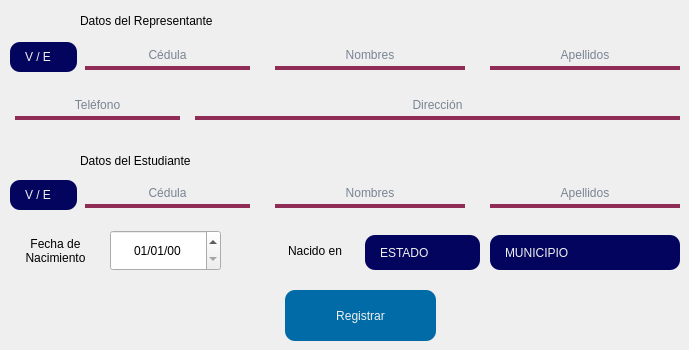
       <widget class="QWidget" name="Cedulado">
        <property name="styleSheet">
         <string notr="true"/>
        </property>
        <widget class="QDateEdit" name="StudB_In">
         <property name="geometry">
          <rect>
           <x>110</x>
           <y>230</y>
           <width>111</width>
           <height>41</height>
          </rect>
         </property>
         <property name="focusPolicy">
          <enum>Qt::NoFocus</enum>
         </property>
         <property name="styleSheet">
          <string notr="true">font: 14pt &quot;Arial&quot;;</string>
         </property>
         <property name="alignment">
          <set>Qt::AlignCenter</set>
         </property>
         <property name="buttonSymbols">
          <enum>QAbstractSpinBox::UpDownArrows</enum>
         </property>
         <property name="maximumDateTime">
          <datetime>
           <hour>23</hour>
           <minute>59</minute>
           <second>59</second>
           <year>2023</year>
           <month>12</month>
           <day>31</day>
          </datetime>
         </property>
         <property name="minimumDateTime">
          <datetime>
           <hour>0</hour>
           <minute>0</minute>
           <second>0</second>
           <year>1950</year>
           <month>1</month>
           <day>1</day>
          </datetime>
         </property>
         <property name="displayFormat">
          <string>dd/MM/yy</string>
         </property>
         <property name="calendarPopup">
          <bool>false</bool>
         </property>
         <property name="currentSectionIndex">
          <number>0</number>
         </property>
         <property name="timeSpec">
          <enum>Qt::LocalTime</enum>
         </property>
         <property name="date">
          <date>
           <year>2000</year>
           <month>1</month>
           <day>1</day>
          </date>
         </property>
        </widget>
        <widget class="QLineEdit" name="RepTlf_In">
         <property name="geometry">
          <rect>
           <x>15</x>
           <y>90</y>
           <width>165</width>
           <height>30</height>
          </rect>
         </property>
         <property name="styleSheet">
          <string notr="true">background-color: transparent;
color: #011936;
font: 13pt &quot;Arial&quot;;
border: 4px solid Transparent;
border-bottom-color: #8F2D56;</string>
         </property>
         <property name="maxLength">
          <number>11</number>
         </property>
         <property name="cursorPosition">
          <number>0</number>
         </property>
         <property name="alignment">
          <set>Qt::AlignCenter</set>
         </property>
         <property name="placeholderText">
          <string>Teléfono</string>
         </property>
        </widget>
        <widget class="QLabel" name="label_13">
         <property name="geometry">
          <rect>
           <x>80</x>
           <y>10</y>
           <width>193</width>
           <height>21</height>
          </rect>
         </property>
         <property name="styleSheet">
          <string notr="true">font: bold 12pt &quot;Arial&quot;;</string>
         </property>
         <property name="text">
          <string>Datos del Representante</string>
         </property>
        </widget>
        <widget class="QLabel" name="label_14">
         <property name="geometry">
          <rect>
           <x>80</x>
           <y>150</y>
           <width>162</width>
           <height>21</height>
          </rect>
         </property>
         <property name="styleSheet">
          <string notr="true">font: bold 12pt &quot;Arial&quot;;</string>
         </property>
         <property name="text">
          <string>Datos del Estudiante</string>
         </property>
        </widget>
        <widget class="QLabel" name="label_15">
         <property name="geometry">
          <rect>
           <x>10</x>
           <y>230</y>
           <width>91</width>
           <height>41</height>
          </rect>
         </property>
         <property name="styleSheet">
          <string notr="true">font: 15px &quot;Arial&quot;;</string>
         </property>
         <property name="text">
          <string>Fecha de
Nacimiento</string>
         </property>
         <property name="alignment">
          <set>Qt::AlignCenter</set>
         </property>
        </widget>
        <widget class="QComboBox" name="Stud_City">
         <property name="geometry">
          <rect>
           <x>490</x>
           <y>235</y>
           <width>190</width>
           <height>35</height>
          </rect>
         </property>
         <property name="styleSheet">
          <string notr="true">QComboBox { 
	border-radius: 10px;
	background: #03045e;
	color: #F0F0F0;
	padding-left: 15px;
	font: 10pt &quot;Arial&quot;;
}

QComboBox QAbstractItemView{
	background-color: #3E6D9C;
	color: #F0F0F0;
 
	selection-background-color: #3E6D9C;
	selection-color: #3E6D9C;
	
	font: bold 13pt &quot;Arial&quot;;
	color: #F0F0F0;
}

QComboBox::drop-down {
	border: 0px;
}
</string>
         </property>
         <item>
          <property name="text">
           <string>MUNICIPIO</string>
          </property>
         </item>
        </widget>
        <widget class="QLineEdit" name="RepN_In">
         <property name="geometry">
          <rect>
           <x>275</x>
           <y>40</y>
           <width>190</width>
           <height>30</height>
          </rect>
         </property>
         <property name="styleSheet">
          <string notr="true">background-color: transparent;
color: #011936;
font: 13pt &quot;Arial&quot;;
border: 4px solid Transparent;
border-bottom-color: #8F2D56;</string>
         </property>
         <property name="text">
          <string/>
         </property>
         <property name="maxLength">
          <number>30</number>
         </property>
         <property name="alignment">
          <set>Qt::AlignCenter</set>
         </property>
         <property name="placeholderText">
          <string>Nombres</string>
         </property>
        </widget>
        <widget class="QLineEdit" name="StudL_In">
         <property name="geometry">
          <rect>
           <x>490</x>
           <y>178</y>
           <width>190</width>
           <height>30</height>
          </rect>
         </property>
         <property name="styleSheet">
          <string notr="true">background-color: transparent;
color: #011936;
font: 13pt &quot;Arial&quot;;
border: 4px solid Transparent;
border-bottom-color: #8F2D56;</string>
         </property>
         <property name="text">
          <string/>
         </property>
         <property name="maxLength">
          <number>30</number>
         </property>
         <property name="alignment">
          <set>Qt::AlignCenter</set>
         </property>
         <property name="placeholderText">
          <string>Apellidos</string>
         </property>
        </widget>
        <widget class="QLineEdit" name="RepL_In">
         <property name="geometry">
          <rect>
           <x>490</x>
           <y>40</y>
           <width>190</width>
           <height>30</height>
          </rect>
         </property>
         <property name="styleSheet">
          <string notr="true">background-color: transparent;
color: #011936;
font: 13pt &quot;Arial&quot;;
border: 4px solid Transparent;
border-bottom-color: #8F2D56;</string>
         </property>
         <property name="text">
          <string/>
         </property>
         <property name="maxLength">
          <number>30</number>
         </property>
         <property name="alignment">
          <set>Qt::AlignCenter</set>
         </property>
         <property name="placeholderText">
          <string>Apellidos</string>
         </property>
        </widget>
        <widget class="QLineEdit" name="RepD_In">
         <property name="geometry">
          <rect>
           <x>195</x>
           <y>90</y>
           <width>485</width>
           <height>30</height>
          </rect>
         </property>
         <property name="styleSheet">
          <string notr="true">background-color: transparent;
color: #011936;
font: 13pt &quot;Arial&quot;;
border: 4px solid Transparent;
border-bottom-color: #8F2D56;</string>
         </property>
         <property name="alignment">
          <set>Qt::AlignCenter</set>
         </property>
         <property name="placeholderText">
          <string>Dirección</string>
         </property>
        </widget>
        <widget class="QComboBox" name="Stud_State">
         <property name="geometry">
          <rect>
           <x>365</x>
           <y>235</y>
           <width>115</width>
           <height>35</height>
          </rect>
         </property>
         <property name="styleSheet">
          <string notr="true">QComboBox { 
	border-radius: 10px;
	background: #03045e;
	color: #F0F0F0;
	padding-left: 15px;
	font: 10pt &quot;Arial&quot;;
}

QComboBox QAbstractItemView{
	background-color: #3E6D9C;
	color: #F0F0F0;
 
	selection-background-color: #3E6D9C;
	selection-color: #3E6D9C;
	
	font: bold 13pt &quot;Arial&quot;;
	color: #F0F0F0;
}

QComboBox::drop-down {
	border: 0px;
}
</string>
         </property>
         <item>
          <property name="text">
           <string>ESTADO</string>
          </property>
         </item>
        </widget>
        <widget class="QComboBox" name="ComboCed">
         <property name="geometry">
          <rect>
           <x>10</x>
           <y>42</y>
           <width>67</width>
           <height>30</height>
          </rect>
         </property>
         <property name="styleSheet">
          <string notr="true">QComboBox { 
	border-radius: 10px;
	background: #03045e;
	color: #F0F0F0;
	padding-left: 15px;
	font: 13pt &quot;Arial&quot;;
}

QComboBox QAbstractItemView{
	background-color: #3E6D9C;
	color: #F0F0F0;
 
	selection-background-color: #3E6D9C;
	selection-color: #3E6D9C;
	
	font: bold 13pt &quot;Arial&quot;;
	color: #F0F0F0;
}

QComboBox::drop-down {
	border: 0px;
}
</string>
         </property>
         <property name="sizeAdjustPolicy">
          <enum>QComboBox::AdjustToMinimumContentsLength</enum>
         </property>
         <property name="minimumContentsLength">
          <number>0</number>
         </property>
         <property name="iconSize">
          <size>
           <width>16</width>
           <height>16</height>
          </size>
         </property>
         <item>
          <property name="text">
           <string>V / E</string>
          </property>
         </item>
        </widget>
        <widget class="QLineEdit" name="RepCed_IN">
         <property name="geometry">
          <rect>
           <x>85</x>
           <y>40</y>
           <width>165</width>
           <height>30</height>
          </rect>
         </property>
         <property name="styleSheet">
          <string notr="true">background-color: transparent;
color: #011936;
font: 13pt &quot;Arial&quot;;
border: 4px solid Transparent;
border-bottom-color: #8F2D56;</string>
         </property>
         <property name="text">
          <string/>
         </property>
         <property name="maxLength">
          <number>8</number>
         </property>
         <property name="alignment">
          <set>Qt::AlignCenter</set>
         </property>
         <property name="placeholderText">
          <string>Cédula</string>
         </property>
        </widget>
        <widget class="QLabel" name="label_17">
         <property name="geometry">
          <rect>
           <x>275</x>
           <y>230</y>
           <width>80</width>
           <height>41</height>
          </rect>
         </property>
         <property name="styleSheet">
          <string notr="true">font: 15px &quot;Arial&quot;;</string>
         </property>
         <property name="text">
          <string>Nacido en</string>
         </property>
         <property name="alignment">
          <set>Qt::AlignCenter</set>
         </property>
        </widget>
        <widget class="QLineEdit" name="StudN_In">
         <property name="geometry">
          <rect>
           <x>275</x>
           <y>178</y>
           <width>190</width>
           <height>30</height>
          </rect>
         </property>
         <property name="styleSheet">
          <string notr="true">background-color: transparent;
color: #011936;
font: 13pt &quot;Arial&quot;;
border: 4px solid Transparent;
border-bottom-color: #8F2D56;</string>
         </property>
         <property name="text">
          <string/>
         </property>
         <property name="maxLength">
          <number>30</number>
         </property>
         <property name="alignment">
          <set>Qt::AlignCenter</set>
         </property>
         <property name="placeholderText">
          <string>Nombres</string>
         </property>
        </widget>
        <widget class="QPushButton" name="StuReg_Btn">
         <property name="geometry">
          <rect>
           <x>285</x>
           <y>290</y>
           <width>151</width>
           <height>51</height>
          </rect>
         </property>
         <property name="focusPolicy">
          <enum>Qt::NoFocus</enum>
         </property>
         <property name="styleSheet">
          <string notr="true">QPushButton#StuReg_Btn{
background-color: #006BA6;
border-radius: 10px;
font: bold 15pt &quot;Arial&quot;;
color: #F0F0F0;
}

QPushButton#StuReg_Btn:pressed{
background-color: #03045e;
}</string>
         </property>
         <property name="text">
          <string>Registrar</string>
         </property>
        </widget>
        <widget class="QLineEdit" name="StudCed_IN">
         <property name="geometry">
          <rect>
           <x>85</x>
           <y>178</y>
           <width>165</width>
           <height>30</height>
          </rect>
         </property>
         <property name="styleSheet">
          <string notr="true">background-color: transparent;
color: #011936;
font: 13pt &quot;Arial&quot;;
border: 4px solid Transparent;
border-bottom-color: #8F2D56;</string>
         </property>
         <property name="text">
          <string/>
         </property>
         <property name="maxLength">
          <number>8</number>
         </property>
         <property name="alignment">
          <set>Qt::AlignCenter</set>
         </property>
         <property name="placeholderText">
          <string>Cédula</string>
         </property>
        </widget>
        <widget class="QComboBox" name="StudComboCed">
         <property name="geometry">
          <rect>
           <x>10</x>
           <y>180</y>
           <width>67</width>
           <height>30</height>
          </rect>
         </property>
         <property name="styleSheet">
          <string notr="true">QComboBox { 
	border-radius: 10px;
	background: #03045e;
	color: #F0F0F0;
	padding-left: 15px;
	font: 13pt &quot;Arial&quot;;
}

QComboBox QAbstractItemView{
	background-color: #3E6D9C;
	color: #F0F0F0;
 
	selection-background-color: #3E6D9C;
	selection-color: #3E6D9C;
	
	font: bold 13pt &quot;Arial&quot;;
	color: #F0F0F0;
}

QComboBox::drop-down {
	border: 0px;
}
</string>
         </property>
         <property name="sizeAdjustPolicy">
          <enum>QComboBox::AdjustToMinimumContentsLength</enum>
         </property>
         <property name="minimumContentsLength">
          <number>0</number>
         </property>
         <property name="iconSize">
          <size>
           <width>16</width>
           <height>16</height>
          </size>
         </property>
         <item>
          <property name="text">
           <string>V / E</string>
          </property>
         </item>
        </widget>
       </widget>
